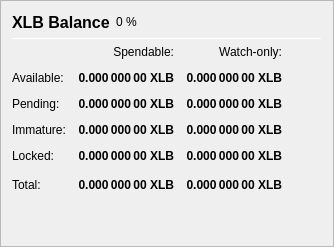
                   <widget class="QFrame" name="frame_Balances">
                    <property name="frameShape">
                     <enum>QFrame::StyledPanel</enum>
                    </property>
                    <property name="frameShadow">
                     <enum>QFrame::Raised</enum>
                    </property>
                    <layout class="QVBoxLayout" name="verticalLayout_4">
                     <item>
                      <layout class="QHBoxLayout" name="horizontalLayout_4">
                       <item>
                        <widget class="QLabel" name="label_5">
                         <property name="minimumSize">
                          <size>
                           <width>0</width>
                           <height>20</height>
                          </size>
                         </property>
                         <property name="font">
                          <font>
                           <pointsize>12</pointsize>
                           <weight>75</weight>
                           <bold>true</bold>
                          </font>
                         </property>
                         <property name="text">
                          <string>XLB Balance</string>
                         </property>
                        </widget>
                       </item>
                       <item>
                        <widget class="QLabel" name="labelXLBPercent">
                         <property name="text">
                          <string notr="true">0 %</string>
                         </property>
                        </widget>
                       </item>
                       <item>
                        <spacer name="horizontalSpacer_3">
                         <property name="orientation">
                          <enum>Qt::Horizontal</enum>
                         </property>
                         <property name="sizeHint" stdset="0">
                          <size>
                           <width>40</width>
                           <height>20</height>
                          </size>
                         </property>
                        </spacer>
                       </item>
                      </layout>
                     </item>
                     <item>
                      <widget class="Line" name="line_Balance">
                       <property name="minimumSize">
                        <size>
                         <width>0</width>
                         <height>1</height>
                        </size>
                       </property>
                       <property name="maximumSize">
                        <size>
                         <width>16777215</width>
                         <height>1</height>
                        </size>
                       </property>
                       <property name="orientation">
                        <enum>Qt::Horizontal</enum>
                       </property>
                      </widget>
                     </item>
                     <item>
                      <layout class="QGridLayout" name="gridLayout">
                       <property name="spacing">
                        <number>12</number>
                       </property>
                       <item row="0" column="1">
                        <widget class="QLabel" name="labelSpendable">
                         <property name="text">
                          <string>Spendable:</string>
                         </property>
                         <property name="alignment">
                          <set>Qt::AlignRight|Qt::AlignTrailing|Qt::AlignVCenter</set>
                         </property>
                        </widget>
                       </item>
                       <item row="0" column="2">
                        <widget class="QLabel" name="labelWatchonly">
                         <property name="text">
                          <string>Watch-only:</string>
                         </property>
                         <property name="alignment">
                          <set>Qt::AlignRight|Qt::AlignTrailing|Qt::AlignVCenter</set>
                         </property>
                        </widget>
                       </item>
                       <item row="1" column="0">
                        <widget class="QLabel" name="labelBalanceText">
                         <property name="text">
                          <string>Available:</string>
                         </property>
                        </widget>
                       </item>
                       <item row="1" column="1">
                        <widget class="QLabel" name="labelBalance">
                         <property name="font">
                          <font>
                           <weight>75</weight>
                           <bold>true</bold>
                          </font>
                         </property>
                         <property name="cursor">
                          <cursorShape>IBeamCursor</cursorShape>
                         </property>
                         <property name="toolTip">
                          <string>Your current spendable balance</string>
                         </property>
                         <property name="text">
                          <string notr="true">0.000 000 00 XLB</string>
                         </property>
                         <property name="alignment">
                          <set>Qt::AlignRight|Qt::AlignTrailing|Qt::AlignVCenter</set>
                         </property>
                         <property name="textInteractionFlags">
                          <set>Qt::LinksAccessibleByMouse|Qt::TextSelectableByKeyboard|Qt::TextSelectableByMouse</set>
                         </property>
                        </widget>
                       </item>
                       <item row="1" column="2">
                        <widget class="QLabel" name="labelWatchAvailable">
                         <property name="font">
                          <font>
                           <weight>75</weight>
                           <bold>true</bold>
                          </font>
                         </property>
                         <property name="cursor">
                          <cursorShape>IBeamCursor</cursorShape>
                         </property>
                         <property name="toolTip">
                          <string>Your current balance in watch-only addresses</string>
                         </property>
                         <property name="text">
                          <string notr="true">0.000 000 00 XLB</string>
                         </property>
                         <property name="alignment">
                          <set>Qt::AlignRight|Qt::AlignTrailing|Qt::AlignVCenter</set>
                         </property>
                         <property name="textInteractionFlags">
                          <set>Qt::LinksAccessibleByMouse|Qt::TextSelectableByKeyboard|Qt::TextSelectableByMouse</set>
                         </property>
                        </widget>
                       </item>
                       <item row="2" column="0">
                        <widget class="QLabel" name="labelPendingText">
                         <property name="text">
                          <string>Pending:</string>
                         </property>
                        </widget>
                       </item>
                       <item row="2" column="1">
                        <widget class="QLabel" name="labelUnconfirmed">
                         <property name="font">
                          <font>
                           <weight>75</weight>
                           <bold>true</bold>
                          </font>
                         </property>
                         <property name="cursor">
                          <cursorShape>IBeamCursor</cursorShape>
                         </property>
                         <property name="toolTip">
                          <string>Total of transactions that have yet to be confirmed, and do not yet count toward the spendable balance</string>
                         </property>
                         <property name="text">
                          <string notr="true">0.000 000 00 XLB</string>
                         </property>
                         <property name="alignment">
                          <set>Qt::AlignRight|Qt::AlignTrailing|Qt::AlignVCenter</set>
                         </property>
                         <property name="textInteractionFlags">
                          <set>Qt::LinksAccessibleByMouse|Qt::TextSelectableByKeyboard|Qt::TextSelectableByMouse</set>
                         </property>
                        </widget>
                       </item>
                       <item row="2" column="2">
                        <widget class="QLabel" name="labelWatchPending">
                         <property name="font">
                          <font>
                           <weight>75</weight>
                           <bold>true</bold>
                          </font>
                         </property>
                         <property name="cursor">
                          <cursorShape>IBeamCursor</cursorShape>
                         </property>
                         <property name="toolTip">
                          <string>Unconfirmed transactions to watch-only addresses</string>
                         </property>
                         <property name="text">
                          <string notr="true">0.000 000 00 XLB</string>
                         </property>
                         <property name="alignment">
                          <set>Qt::AlignRight|Qt::AlignTrailing|Qt::AlignVCenter</set>
                         </property>
                         <property name="textInteractionFlags">
                          <set>Qt::LinksAccessibleByMouse|Qt::TextSelectableByKeyboard|Qt::TextSelectableByMouse</set>
                         </property>
                        </widget>
                       </item>
                       <item row="3" column="0">
                        <widget class="QLabel" name="labelImmatureText">
                         <property name="text">
                          <string>Immature:</string>
                         </property>
                        </widget>
                       </item>
                       <item row="3" column="1">
                        <widget class="QLabel" name="labelImmature">
                         <property name="font">
                          <font>
                           <weight>75</weight>
                           <bold>true</bold>
                          </font>
                         </property>
                         <property name="cursor">
                          <cursorShape>IBeamCursor</cursorShape>
                         </property>
                         <property name="toolTip">
                          <string>Staked or masternode rewards that has not yet matured</string>
                         </property>
                         <property name="text">
                          <string notr="true">0.000 000 00 XLB</string>
                         </property>
                         <property name="alignment">
                          <set>Qt::AlignRight|Qt::AlignTrailing|Qt::AlignVCenter</set>
                         </property>
                         <property name="textInteractionFlags">
                          <set>Qt::LinksAccessibleByMouse|Qt::TextSelectableByKeyboard|Qt::TextSelectableByMouse</set>
                         </property>
                        </widget>
                       </item>
                       <item row="3" column="2">
                        <widget class="QLabel" name="labelWatchImmature">
                         <property name="font">
                          <font>
                           <weight>75</weight>
                           <bold>true</bold>
                          </font>
                         </property>
                         <property name="cursor">
                          <cursorShape>IBeamCursor</cursorShape>
                         </property>
                         <property name="toolTip">
                          <string>Staked or masternode rewards in watch-only addresses that has not yet matured</string>
                         </property>
                         <property name="text">
                          <string notr="true">0.000 000 00 XLB</string>
                         </property>
                         <property name="alignment">
                          <set>Qt::AlignRight|Qt::AlignTrailing|Qt::AlignVCenter</set>
                         </property>
                         <property name="textInteractionFlags">
                          <set>Qt::LinksAccessibleByMouse|Qt::TextSelectableByKeyboard|Qt::TextSelectableByMouse</set>
                         </property>
                        </widget>
                       </item>
                       <item row="4" column="0">
                        <widget class="QLabel" name="labelLockedBalanceText">
                         <property name="toolTip">
                          <string>Locked XLB or Masternode collaterals. These are excluded from XLBz minting.</string>
                         </property>
                         <property name="text">
                          <string>Locked:</string>
                         </property>
                        </widget>
                       </item>
                       <item row="4" column="1">
                        <widget class="QLabel" name="labelLockedBalance">
                         <property name="font">
                          <font>
                           <weight>75</weight>
                           <bold>true</bold>
                          </font>
                         </property>
                         <property name="cursor">
                          <cursorShape>IBeamCursor</cursorShape>
                         </property>
                         <property name="toolTip">
                          <string>Locked XLB or Masternode collaterals. These are excluded from XLBz minting.</string>
                         </property>
                         <property name="text">
                          <string notr="true">0.000 000 00 XLB</string>
                         </property>
                         <property name="alignment">
                          <set>Qt::AlignRight|Qt::AlignTrailing|Qt::AlignVCenter</set>
                         </property>
                         <property name="textInteractionFlags">
                          <set>Qt::LinksAccessibleByMouse|Qt::TextSelectableByKeyboard|Qt::TextSelectableByMouse</set>
                         </property>
                        </widget>
                       </item>
                       <item row="4" column="2">
                        <widget class="QLabel" name="labelWatchLocked">
                         <property name="font">
                          <font>
                           <weight>75</weight>
                           <bold>true</bold>
                          </font>
                         </property>
                         <property name="cursor">
                          <cursorShape>IBeamCursor</cursorShape>
                         </property>
                         <property name="toolTip">
                          <string>Current locked balance in watch-only addresses</string>
                         </property>
                         <property name="text">
                          <string notr="true">0.000 000 00 XLB</string>
                         </property>
                         <property name="alignment">
                          <set>Qt::AlignRight|Qt::AlignTrailing|Qt::AlignVCenter</set>
                         </property>
                         <property name="textInteractionFlags">
                          <set>Qt::LinksAccessibleByMouse|Qt::TextSelectableByKeyboard|Qt::TextSelectableByMouse</set>
                         </property>
                        </widget>
                       </item>
                       <item row="5" column="0">
                        <widget class="QLabel" name="labelTotalText">
                         <property name="toolTip">
                          <string>Your current XLB balance, unconfirmed and immature transactions included</string>
                         </property>
                         <property name="text">
                          <string>Total:</string>
                         </property>
                        </widget>
                       </item>
                       <item row="5" column="1">
                        <widget class="QLabel" name="labelTotal">
                         <property name="font">
                          <font>
                           <weight>75</weight>
                           <bold>true</bold>
                          </font>
                         </property>
                         <property name="cursor">
                          <cursorShape>IBeamCursor</cursorShape>
                         </property>
                         <property name="toolTip">
                          <string>Your current XLB balance, unconfirmed and immature transactions included</string>
                         </property>
                         <property name="text">
                          <string notr="true">0.000 000 00 XLB</string>
                         </property>
                         <property name="alignment">
                          <set>Qt::AlignRight|Qt::AlignTrailing|Qt::AlignVCenter</set>
                         </property>
                         <property name="textInteractionFlags">
                          <set>Qt::LinksAccessibleByMouse|Qt::TextSelectableByKeyboard|Qt::TextSelectableByMouse</set>
                         </property>
                        </widget>
                       </item>
                       <item row="5" column="2">
                        <widget class="QLabel" name="labelWatchTotal">
                         <property name="font">
                          <font>
                           <weight>75</weight>
                           <bold>true</bold>
                          </font>
                         </property>
                         <property name="cursor">
                          <cursorShape>IBeamCursor</cursorShape>
                         </property>
                         <property name="toolTip">
                          <string>Current total balance in watch-only addresses</string>
                         </property>
                         <property name="text">
                          <string notr="true">0.000 000 00 XLB</string>
                         </property>
                         <property name="alignment">
                          <set>Qt::AlignRight|Qt::AlignTrailing|Qt::AlignVCenter</set>
                         </property>
                         <property name="textInteractionFlags">
                          <set>Qt::LinksAccessibleByMouse|Qt::TextSelectableByKeyboard|Qt::TextSelectableByMouse</set>
                         </property>
                        </widget>
                       </item>
                       <item row="5" column="3">
                        <spacer name="horizontalSpacer_9">
                         <property name="orientation">
                          <enum>Qt::Horizontal</enum>
                         </property>
                         <property name="sizeHint" stdset="0">
                          <size>
                           <width>40</width>
                           <height>20</height>
                          </size>
                         </property>
                        </spacer>
                       </item>
                      </layout>
                     </item>
                     <item>
                      <spacer name="verticalSpacer_3">
                       <property name="orientation">
                        <enum>Qt::Vertical</enum>
                       </property>
                       <property name="sizeHint" stdset="0">
                        <size>
                         <width>20</width>
                         <height>40</height>
                        </size>
                       </property>
                      </spacer>
                     </item>
                    </layout>
                   </widget>
